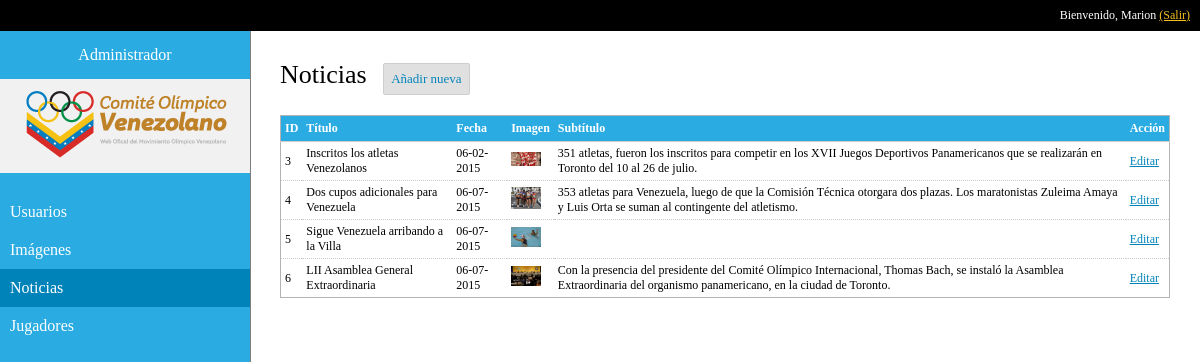
The app's page /admin/news.php (signed in) with its own data.
### tables this page shows
CREATE TABLE IF NOT EXISTS `noticias` (
  `id` int(11) NOT NULL AUTO_INCREMENT,
  `titulo` varchar(500) DEFAULT NULL,
  `subtitulo` tinytext,
  `fuente` varchar(500) DEFAULT NULL,
  `fecha` int(15) DEFAULT NULL,
  `autor` varchar(100) DEFAULT NULL,
  `contenido` longtext,
  `imagen` text,
  `fecha_creacion` int(15) DEFAULT NULL,
  `creado_por` int(15) DEFAULT NULL,
  `fecha_edicion` int(15) DEFAULT NULL,
  `editado_por` int(15) DEFAULT NULL,
  `fecha_borrado` int(15) DEFAULT NULL,
  `borrado_por` int(15) DEFAULT NULL,
  `borrado` int(1) DEFAULT '0',
  PRIMARY KEY (`id`)
);

### admin/common/class-db.php (called while the page is built, shortened)
<?php
class db {
    var $conn;
    function __construct($setnames=true) {
        $this->dbhost   = '127.0.0.1';
        $this->dbname   = 'covoffic_cov';
        $this->dbuser   = 'root';
        $this->dbpass   = 'administrator';
        $this->conn     = mysql_connect($this->dbhost, $this->dbuser, $this->dbpass,true);
        $this->conn     = mysql_connect($this->dbhost, $this->dbuser, $this->dbpass,true) or die("Couldn't Connect to the Server");
    }
    function dbQuery($query) {
        $dbTemp = array() ;
        $i      = 0;
        $q = mysql_query($query, $this->conn);
        while ($row = mysql_fetch_array($q, MYSQL_ASSOC)) {
            $i++;
            foreach ($row as $key => $value) {
                $dbTemp[$i][$key] = $value;
            }
        }
        return $dbTemp;
    }
}
?>

### admin/news.php (the view, shortened to what this page needs)
<?php
include ("./common/functions.php");
$query      = "SELECT t1.id, t1.titulo, t1.fecha, t1.fuente, t1.contenido, t1.subtitulo, t1.autor, t1.imagen as path from noticias t1 where t1.borrado = 0";
$new        = $db->dbQuery($query);
foreach ($new as $k=>$v){
    $out[$k]["id"]             = $v["id"];
    $out[$k]["titulo"]         = $v["titulo"];
    $out[$k]["fecha"]          = date('d-m-Y', $v["fecha"]);
    if ($v["path"] != "")      $out[$k]["imagen"]         = "<img src='./{$v["path"]}' alt='{$v["titulo"]}'/>";
    else { $out[$k]["imagen"]  = "N/A";}
    $out[$k]["subtitulo"]      = $v["subtitulo"];
    $out[$k]["accion"]         = "<a href='./manage_new.php?id={$v["id"]}'>Editar</a>";
}
?>
<!DOCTYPE html>
<html lang="en">
  <head>
     <?= my_header()?>
  </head>
  <body>
    <?= top_bar(); ?>
    <?= menu("noticias"); ?>
    <div class="content">
        <div class="title">Noticias <a href="./manage_new.php" class="add">Añadir nueva</a></div>
        <?= @$ui->buildTable($out,1,0); ?>
    </div>
  </body>
</html>

### admin/common/class-ui.php (shortened to what this page needs)
<?php
class ui  {
    var $app  = array();
    function buildTable($data,$order=0,$filter=0, $filtericon=""){
        $row = 0;
        $tr  = "";
        $out = $this->styleTables($order, $filter);
        if ($data != ""){
            foreach((array)$data as $k=>$v){
                ($row == count($data) - 1) ? $class="class='last'" : $class = "";
                $row++; $tr .= "\n<tr $class>";
                foreach($v as $sk=>$sv) {
                    ($this->app["labels"][$sk] != "") ? $labelsk = $this->app["labels"][$sk] : $labelsk = $sk;
                    if ($_GET["fireUI"]["filter"][$sk] != "") $img = "<span class='fireUI_filter'>&#8226;</span>"; else $img = $filtericon;
                    if($row==1){
                        $th .= "\n  <th><span value=\"$sk\">". $labelsk."</span>$img" ;
                        $th .= "</th>";
                        }
                                 $tr .= "\n  <td><span>$sv</span></td>" ; }
                $tr .= "\n</tr>";
            }
        }else{
            if ($_GET["fireUI"]["filter"]!= ""){
                $out .= "No matches found. <a href='".$_SERVER['HTTP_REFERER']."'>Undo filter</a>";
                return $out;
            }
        }
        $out .= "<form id=\"fireUI-table-form\">";
        $out .=   "<table class=\"fireUI-table\">\n<thead>{$th}\n</thead>{$tr}</table>
                    <input style=\"display:none\" type=\"text\" name=\"fireUI[orderBy][field]\"     value=\"".htmlspecialchars($_GET["fireUI"]["orderBy"]["field"])."\"/>
                    <input style=\"display:none\" type=\"text\" name=\"fireUI[orderBy][direction]\" value=\"".htmlspecialchars($_GET["fireUI"]["orderBy"]["direction"])."\"/> ";
        $out .= "<input style=\"display:none\" type='submit'>
                </form>";
        $out .= $this->javascriptTable($order, $filter);
        return $out;
    }
    private function styleTables($order,$filter){
        $style .= "<style>
                    .fireUI-table{width:100%;border-collapse: collapse; margin-top:20px; border: 1px solid rgb(180, 180, 180); font-size:12px;}
                    @media (min-width: 501px) {.fireUI-table tr:hover{background-color:#F6F6F6;}}
                    .fireUI-table td{border-bottom:1px dotted #ccc;padding:4px;}
                    .fireUI-table thead{border-bottom:1px solid #ccc}
                    .fireUI-table *{text-align:left;}
                    .fireUI-table thead th{ font-size:12px;position:relative; background-color: #2AABE1; padding: 5px 4px; border-top: 1px solid #B4B4B4; color:white;}
                    .fireUI_navigation li{padding:10px;}
                    .fireUI-table span {overflow: hidden; text-overflow: ellipsis;}
                    ";
       if ($order || $filter){
       $style .=    "@media (min-width: 501px) {.fireUI-table thead th:hover{background: #0083B9;cursor: pointer; }}
                    .fireUI-table thead div{position:absolute;left:0px;top:38px;display:none; background:white; padding: 10px; box-shadow: 0px 0px 5px gray;}
                    .fireUI-table thead div input{padding: 3px; font-weight:normal;}";
       }
        if ($order) {
        $style .= "@media (min-width: 501px) {.fireUI-table thead span:hover{text-decoration:underline;cursor:pointer;}} ";
        }
        $style .= ".fireUI_filter{position:absolute; right:8px; top:4px;}
                    @media (min-width: 501px) {.fireUI_filter:hover{text-decoration:none !important;}}
                </style>";
        return $style;
    }
    private function javascriptTable($order, $filter){
        $out = '<script>';
           if ($order){
            $out.= '
                /* order by when clicking on stuff */
                $(".fireUI-table thead th span").click(function(event){
                event.stopPropagation();
                $("input[name=\'fireUI[orderBy][field]\']").val($(this).attr("value"));
                $("input[name=\'fireUI[orderBy][direction]\']").val(1-($("input[name=\'fireUI[orderBy][direction]\']").val()*1));
                $("#fireUI-table-form").submit(); })
                /* remove empty inputs on submit -- to prevent having a 2 km long URI */
                $("#fireUI-table-form").submit(function(){ $("#fireUI-table-form input").each(function(){ if($(this).val()==""){$(this).attr("disabled", "disabled")}}); return true; })
                /* display arrow on ordered field -- because its pretty */
                var arrow = []; arrow[0] = "&#9652;"; arrow[1] = "&#9662;";
                $("span[value=\'"+$("input[name=\'fireUI[orderBy][field]\']").val()+"\']").after(arrow[$("input[name=\'fireUI[orderBy][direction]\']").val()*1]);';
            }
            $out.= '</script>';
            return $out;
    }
    function setLabel($label){
        $this->app["labels"] = $label;
    }
}

### admin/css/style.css (style rules this page uses)
body { background: white; }
* { font-family: Verdana, Tahoma; margin: 0; padding: 0; }
.content { margin-left: 250px;padding: 30px;padding-top: 60px; }
.title { font-size: 26px; }
a.add { font-size: 13px; background-color: #E0E0E0; text-decoration: none; padding: 7px; color: rgb(0, 131, 185); display: inline-block; line-height: 16px; border-radius: 2px; border: 1px solid rgb(206, 206, 206); margin-left: 10px; transition: background 2s ; -webkit-transition: all 0.5s; }
.fireUI-table a { color: rgb(0, 131, 185); }
.fireUI-table img { width: 30px; }

### records on screen
noticias: id "3 Inscritos los atletas Venezolanos 351 atletas, fueron los inscritos para competir en los XVII Juegos Deportivos Panamericanos que se realizarán en Toronto del 10 al 26 de julio.", imagen (picture)
noticias: id "4 Dos cupos adicionales para Venezuela 353 atletas para Venezuela, luego de que la Comisión Técnica otorgara dos plazas. Los maratonistas Zuleima Amaya y Luis Orta se suman al contingente del atletismo.", imagen (picture)
noticias: id "5 Sigue Venezuela arribando a la Villa", imagen (picture)
noticias: id "6 LII Asamblea General Extraordinaria Con la presencia del presidente del Comité Olímpico Internacional, Thomas Bach, se instaló la Asamblea Extraordinaria del organismo panamericano, en la ciudad de Toronto.", imagen (picture)

### other values on screen
$_COOKIE["cov-user-name"] "Marion"
$labelsk "ID Título Fecha Imagen Subtítulo Acción"
$sv "06-02-2015 06-07-2015 06-07-2015 06-07-2015"
